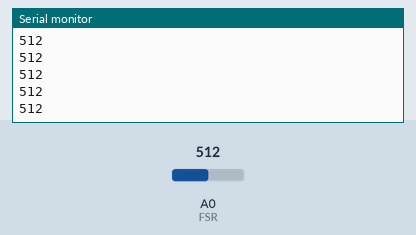
Recording of a sketch running on a simulated Arduino Uno, built with avr-gcc and run on an emulated ATmega328P. On the bench: the last lines printed to the serial monitor. Inputs (shaded band) come from the test bench; at power-on: A0 (FSR) = 512.

Above: at 1.2 s.
1.3 s: A0 (FSR) set to 716
At 1.31 s:
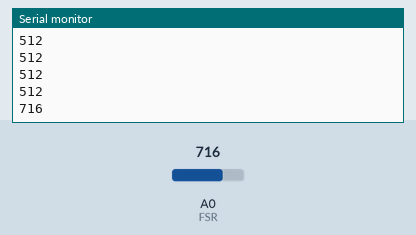
2.8 s: A0 (FSR) set to 900
At 2.81 s:
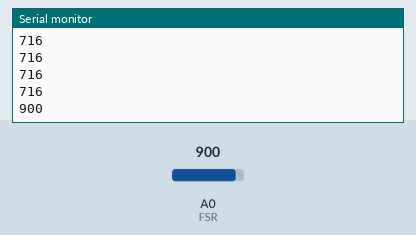
Timing chart, 0 to 5.8 s (numbered marks = the images above; inputs shaded):
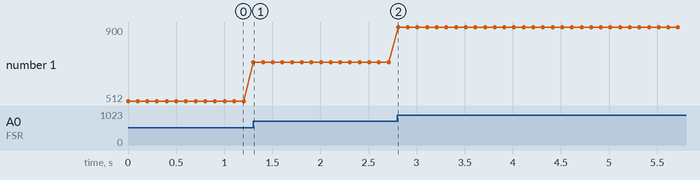

Measured:
- after the input at 1.3 s, the serial monitor: prints a new line at once (image 1)
- after the input at 2.8 s, the serial monitor: prints a new line at once (image 2)
- plotted number 1: 512 → 716 after the input at 1.3 s, 716 → 900 after the input at 2.8 s

The sketch:

Snap.ino
```cpp
int FSR = A0; //the FSR is connected to analog pin 0 (A0)

void setup(){
Serial.begin(9600);
}

void loop(){
int FSRValue = analogRead(FSR);//this takes a reading of the analog value of the FSR

Serial.println(FSRValue);//this gives a printout of the reading of the analog value that is measured
delay(100); //this slows down the readings so that they're given every 5 seconds
}
```
